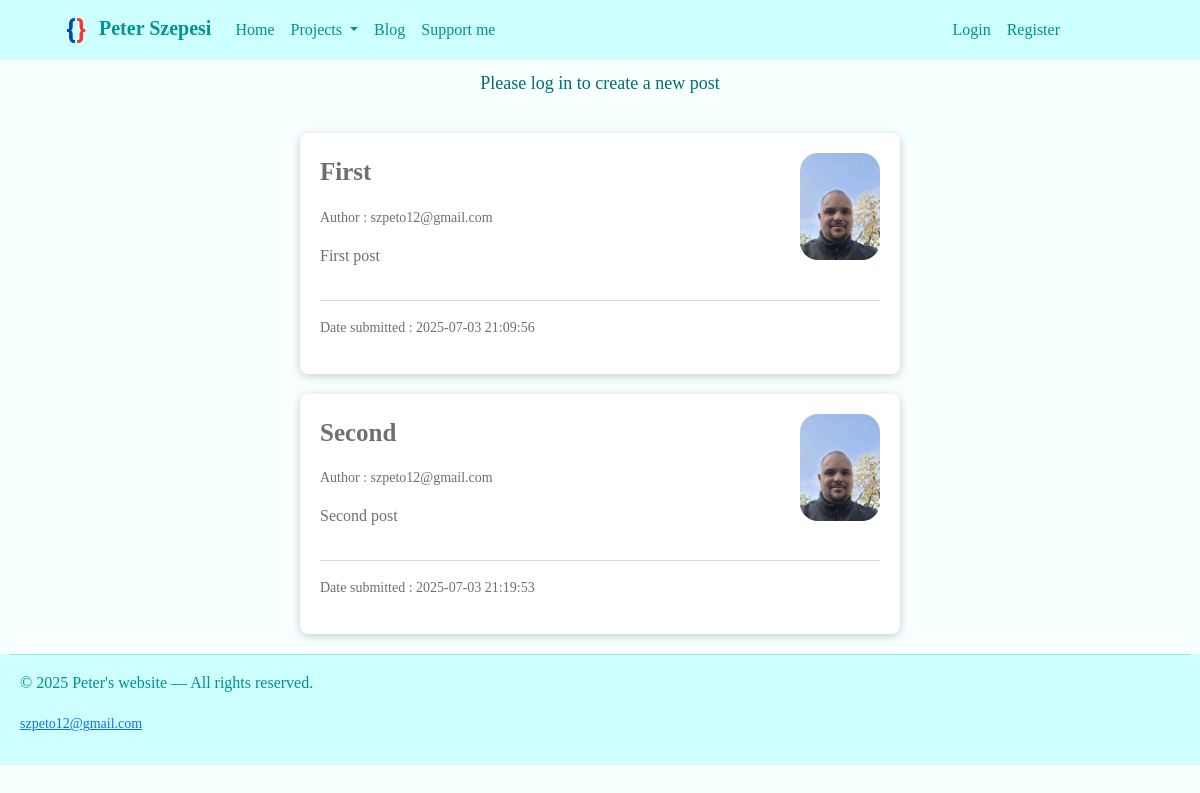
/blog, run on an earlier commit of the app's database.
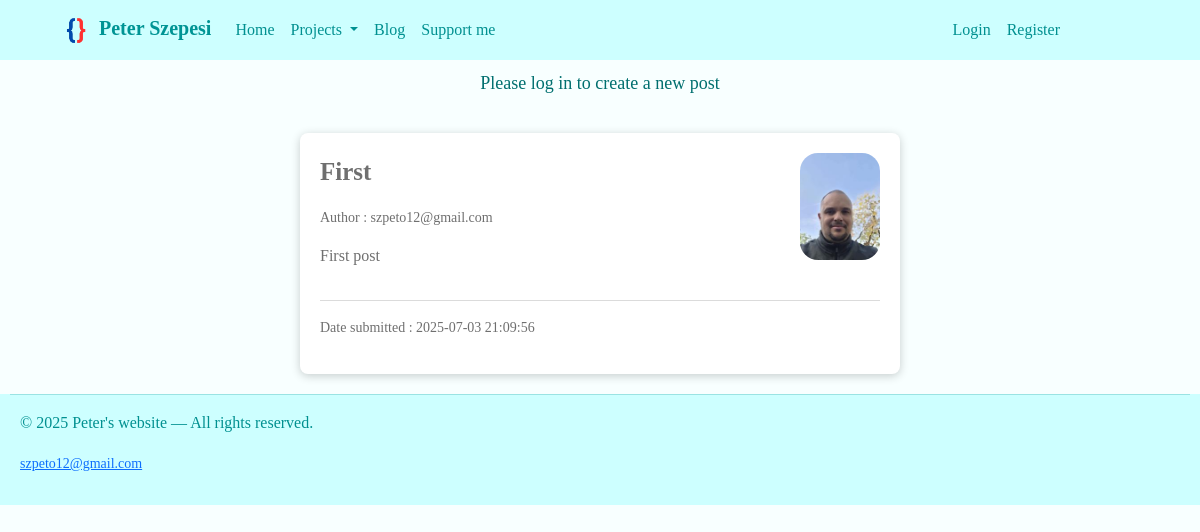
And on a later commit of the database.
### db_models.py (models this page shows, shortened)
class Post(db.Model):
    id = db.Column(db.Integer, primary_key=True, autoincrement=True)
    date_posted = db.Column(db.String(22), nullable=False,
                            default=datetime.datetime.now().strftime("%Y-%m-%d %H:%M:%S"))
    content = db.Column(db.Text, nullable=False)
    title = db.Column(db.String(100), nullable=False)
    user_id = db.Column(db.Integer, db.ForeignKey("user.id"), nullable=False)

class User(db.Model, UserMixin):
    id = db.Column(db.Integer, primary_key=True, autoincrement=True)
    email_username = db.Column(db.String(50), nullable=False, unique=True)
    password = db.Column(db.String(60), nullable=False)
    image_file = db.Column(db.String(20), nullable=False, default="Default - user.jpg")
    posts = db.relationship("Post", backref="user", lazy=True)

### routes.py (the view)
@app.route("/blog", methods=["GET", "POST"])
def blog():
    posts = Post.query.order_by(Post.date_posted).all()
    return render_template("blog.html", title="Blog", posts=posts,
                           current_user=current_user)

### templates/blog.html (shortened to what this page needs)
{% extends "base.html" %}
{% block body %}
    {% if current_user.is_authenticated %}
        <div class="base-container-centered-content">
            <a class="create-post-button" href="{{ url_for('insert_post') }}">Create a new post</a>
        </div>
    {% else %}
        <div class="base-container-centered-content">
            <p>Please log in to create a new post</p>
        </div>
    {% endif %}
    {% if posts %}
        {% for post in posts %}
            <div class="blog-container">
                <div class="base-h-box-blog">
                    <div class="base-v-box-blog">
                        <p style="font-weight: bold; font-size: 25px;">{{ post.title }}</p>
                        <p style="font-size: 14px;">Author : {{ post.user.email_username }}</p>
                        <p style="font-weight: 300;">{{ post.content }}</p>
                    </div>
                    <div class="base-v-box-blog-image">
                        <img src="{{ url_for('static', filename='Images/profile_images/' ~ post.user.image_file) }}"
                        width="80" style="border-radius: 18px;">
                    </div>
                </div>
                <hr>
                <p style="font-weight: 200; font-size: 14px;">Date submitted : {{ post.date_posted }}</p>
            </div>
        {% endfor %}
    {% else %}
        <div class="blog-container">
            <p>There are no posts to show</p>
        </div>
    {% endif %}
{% endblock %}

### templates/base.html (shortened to what this page needs)
<!DOCTYPE html>
<html lang="en">
<head>
    <link href="https://cdn.jsdelivr.net/npm/bootstrap@5.3.6/dist/css/bootstrap.min.css"
          rel="stylesheet"
>
    <link rel="stylesheet" href="{{url_for('static', filename = 'Styles/styles.css')}}">
</head>
<body>
  <header>
    <nav class="navbar navbar-expand-lg bg-body-tertiary" data-bs-theme="light">
      <div class="container-fluid">
        <a class="navbar-brand" href="/"><img src="{{ url_for('static', filename='Images/Logo - no background.png') }}"
        width="34">
          Peter Szepesi
        </a>
        <div class="collapse navbar-collapse" id="navbarSupportedContent">
          <ul class="navbar-nav me-auto mb-2 mb-lg-0">
            <li class="nav-item">
              <a class="nav-link active" aria-current="page" href="/">Home</a>
            </li>
            <li class="nav-item dropdown">
              <a class="nav-link dropdown-toggle" href="#" role="button" data-bs-toggle="dropdown" aria-expanded="false">
                Projects
              </a>
            </li>
            <li class="nav-item">
              <a class="nav-link" href="{{ url_for('blog') }}">Blog</a>
            </li>
            <li class="nav-item">
              <a class="nav-link" href="https://www.paypal.me/szpeto" target="_blank">Support me</a>
            </li>
          </ul>
          {% if current_user.is_authenticated %}
            <ul class="navbar-nav ms-auto mb-2 mb-lg-0">
              <li class="nav-item dropdown">
                <a class="nav-link dropdown-toggle" href="#" role="button" data-bs-toggle="dropdown" aria-expanded="false">
                  {{ current_user.email_username }}
                </a>
                <ul class="dropdown-menu">
                  <li><a class="dropdown-item" href="{{ url_for('user') }}">Profile</a></li>
                  <li><a class="dropdown-item" href="{{ url_for('logout') }}">Logout</a></li>
                </ul>
              </li>
            </ul>
          {% else %}
            <ul class="navbar-nav ms-auto mb-2 mb-lg-0">
              <li class="nav-item">
                <a class="nav-link" href="/login">Login</a>
              </li>
              <li class="nav-item">
                <a class="nav-link" href="/register">Register</a>
              </li>
            </ul>
          {% endif %}
        </div>
      </div>
    </nav>
  </header>
  {% block body %}{% endblock %}
  <footer>
    <hr>
    <div class="footer-container">
      <p>© 2025 Peter's website — All rights reserved.</p>
      <small><a href="mailto:szpeto12@gmail.com">szpeto12@gmail.com</a></small>
    </div>
  </footer>
</body>
</html>

### static/Styles/styles.css (style rules this page uses)
body { background-color: rgb(248, 255, 255); font-family: Bahnschrift; color: rgb(111, 111, 111); }
.navbar { background: rgb(205, 255, 255) !important; color: rgb(33, 37, 41) !important; padding: 8px 10% 8px 4% !important; }
.navbar .nav-link { color: rgb(0, 144, 144) !important; }
.navbar-brand { color: rgb(0, 148, 148) !important; font-weight: 600; }
footer { text-align: left; font-family: Bahnschrift; font-weight: 200; color: rgb(0, 144, 144); background: rgb(205, 255, 255) !important; padding: 0px 10px 20px 10px; }
.base-h-box-blog { display: flex; flex-direction: row; }
.base-v-box-blog { display: flex; flex-direction: column; margin-right: 20px; }
.base-v-box-blog-image { display: flex; flex-direction: column; margin: 0px 0px 0px auto; }
.base-container-centered-content { display: flex; flex-direction: column; margin: 10px auto; font-family: Bahnschrift; color: rgb(0, 111, 111); font-size: 18px; padding: 10px auto; align-items: center; justify-content: center; }
.footer-container { margin: 4px 10px 10px 10px; }
.blog-container { display: flex; flex-direction: column; min-width: 150px; max-width: 600px; margin: 20px auto; padding: 20px; border-radius: 8px; background-color: white; color: rgb(111, 111, 111); box-shadow: 0px 2px 10px rgba(0,0,0,0.2); font-family: Bahnschrift; }

What changed in the data, as far as the page shows it:
removed Post: title "Second", user.email_username "szpeto12@gmail.com", content "Second post", image_file (picture), date_posted "2025-07-03 21:19:53"
